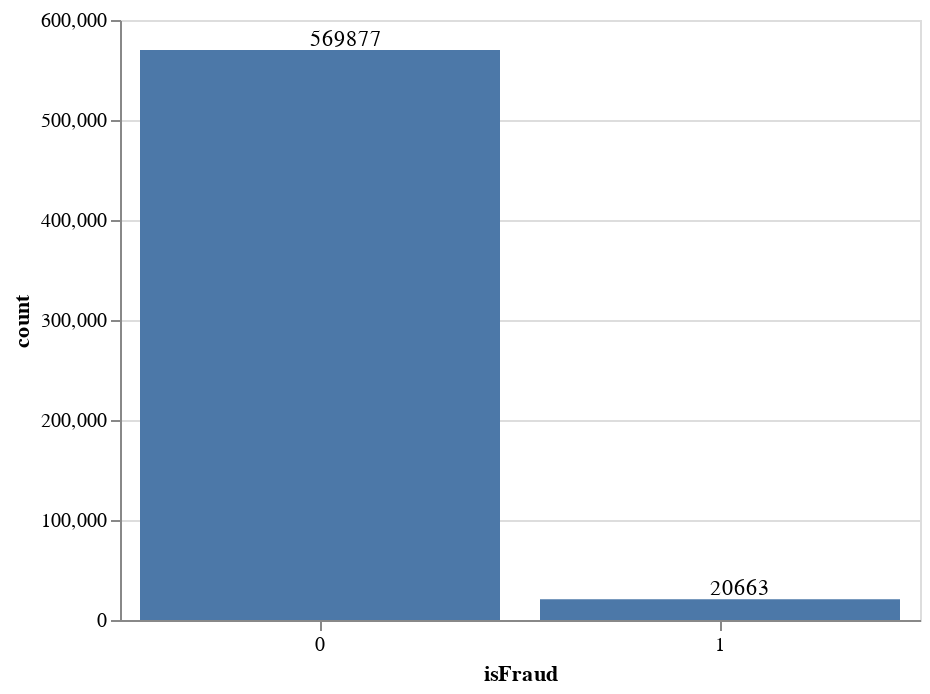

Notebook code cell kept with this figure:
### Code cell
#Implementing a bar chart to check the data balance as fraud and non-fraud visually.
bar_chart=alt.Chart(transGroup).mark_bar().encode(alt.X('isFraud:N', axis=alt.Axis(labelAngle=0)), y='count:Q')
text_chart = bar_chart.mark_text(align='left', baseline='bottom', dx=-5).encode(text='count:Q')
(bar_chart + text_chart).properties(height=300, width=400)

### Figure 1 — Vega-Lite specification as saved in the notebook (floating-point values rounded to 4 significant figures)
{"$schema": "https://vega.github.io/schema/vega-lite/v4.17.0.json", "config": {"view": {"continuousHeight": 300, "continuousWidth": 400}}, "data": {"name": "data-5dfd1e69997b1aad769d63f3645d6eca"}, "datasets": {"data-5dfd1e69997b1aad769d63f3645d6eca": [{"count": 569877, "isFraud": 0}, {"count": 20663, "isFraud": 1}]}, "height": 300, "layer": [{"encoding": {"x": {"axis": {"labelAngle": 0}, "field": "isFraud", "type": "nominal"}, "y": {"field": "count", "type": "quantitative"}}, "mark": "bar"}, {"encoding": {"text": {"field": "count", "type": "quantitative"}, "x": {"axis": {"labelAngle": 0}, "field": "isFraud", "type": "nominal"}, "y": {"field": "count", "type": "quantitative"}}, "mark": {"align": "left", "baseline": "bottom", "dx": -5, "type": "text"}}], "width": 400}
